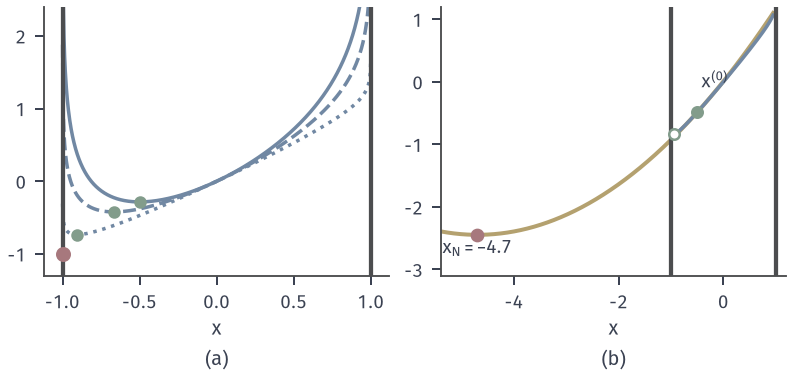

Write the Python code that produced this figure.
from pathlib import Path
import sys
ROOT = next(p for p in Path(__file__).resolve().parents if (p/"build.sh").is_file() and (p/"tex/book.tex").is_file())
sys.path.insert(0, str(ROOT/"figures/05-optimization/06-constrained-optimization/matplotlib/nlipm-common"))
from nlipm import *
OUT = Path(__file__).resolve().parent
# One-dimensional boundary example: min x s.t. x^2-1<=0.
B = lambda x, m: x - m*np.log(1-x**2)
cen = lambda m: m - np.sqrt(m**2+1)
fig, (a, b) = figure(width_mm=112, height_mm=54, ncols=2)
x = np.linspace(-.9995, .9995, 900)
for m, ls in ((.75, '-'), (5/12, '--'), (.1, ':')):
    a.plot(x, B(x, m), color=BLUE, lw=1.4, ls=ls); a.plot([cen(m)], [B(cen(m), m)], 'o', color=GREEN, ms=4, zorder=5)
a.plot([-1], [-1], 'o', color=RED, ms=5, zorder=6, clip_on=False)
for v in (-1, 1): a.axvline(v, color=EDGE, lw=1.7)
a.set_xlim(-1.12, 1.12); a.set_ylim(-1.3, 2.4); tag(a, '$x$', '(a)')
m1 = .05; x0 = -.5
d1 = 1 + m1*2*x0/(1-x0**2); d2 = 2*m1*(1+x0**2)/(1-x0**2)**2; nt = -d1/d2
xx = np.linspace(-5.4, .95, 900); q = B(x0, m1) + d1*(xx-x0) + .5*d2*(xx-x0)**2
xb = np.linspace(-.9995, .95, 700)
b.plot(xx, q, color=YELLOW, lw=1.6); b.plot(xb, B(xb, m1), color=BLUE, lw=1.4)
for v in (-1, 1): b.axvline(v, color=EDGE, lw=1.7)
b.plot([x0], [B(x0, m1)], 'o', color=GREEN, ms=4.2, zorder=6)
b.plot([x0+nt], [B(x0, m1)+d1*nt+.5*d2*nt**2], 'o', color=RED, ms=4.5, zorder=6)
b.plot([cen(m1)], [B(cen(m1), m1)], 'o', mfc='white', mec=GREEN, ms=4.2, zorder=6)
b.text(x0+nt, -2.75, '$x_{\\rm N}=-4.7$', fontsize=7.5, ha='center'); b.text(-.42, -.1, '$x^{(0)}$', fontsize=7.5)
b.set_xlim(-5.4, 1.2); b.set_ylim(-3.1, 1.2); tag(b, '$x$', '(b)')
save(fig, OUT, 'figure', {'formula': 'B=x-mu*log(1-x^2)', 'center(3/4)': cen(.75), 'center(5/12)': cen(5/12), 'center(.05)': cen(.05), 'newton_step_mu.05': nt})
